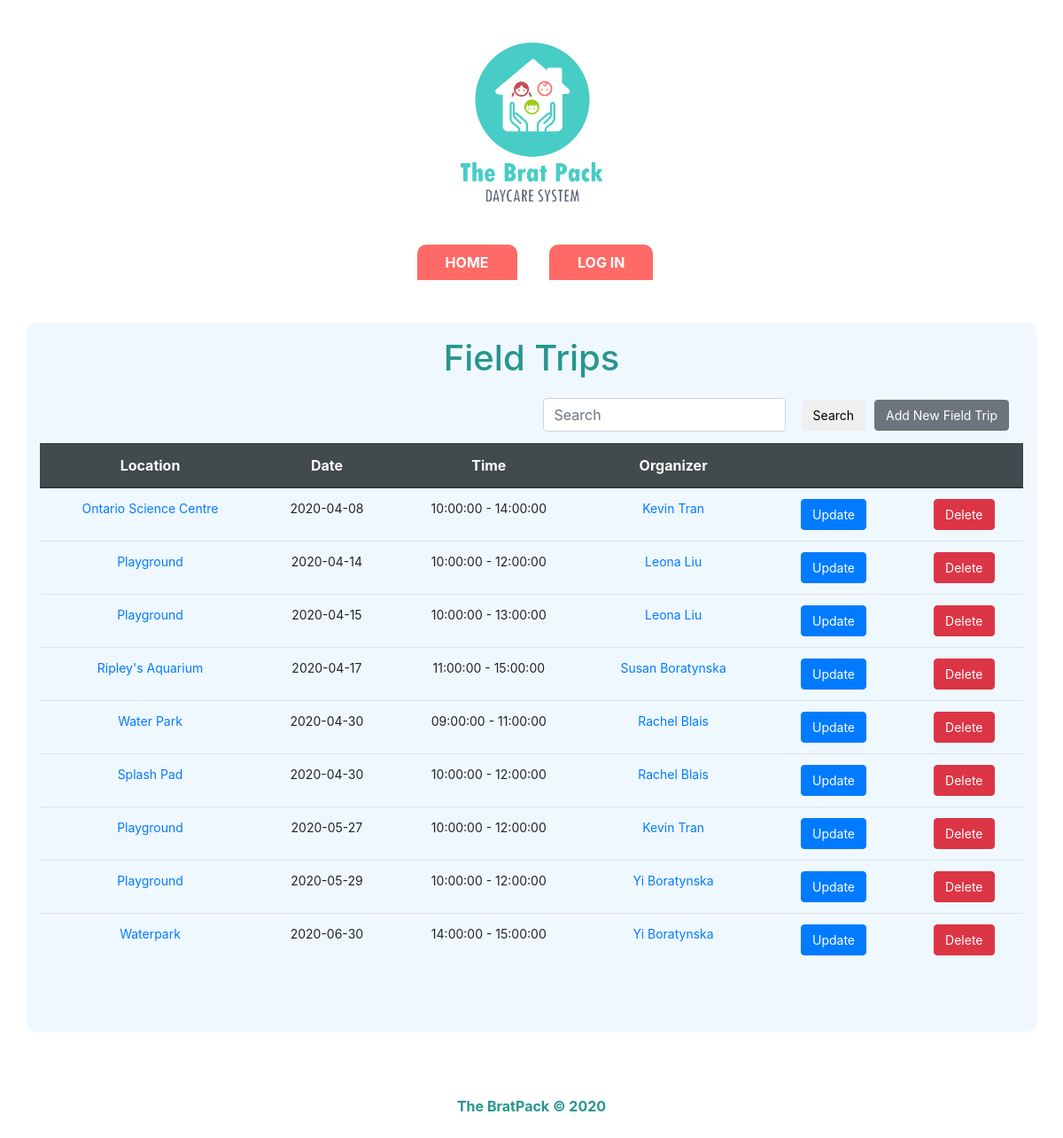
The app's page /fieldtrip_list.php, older data.
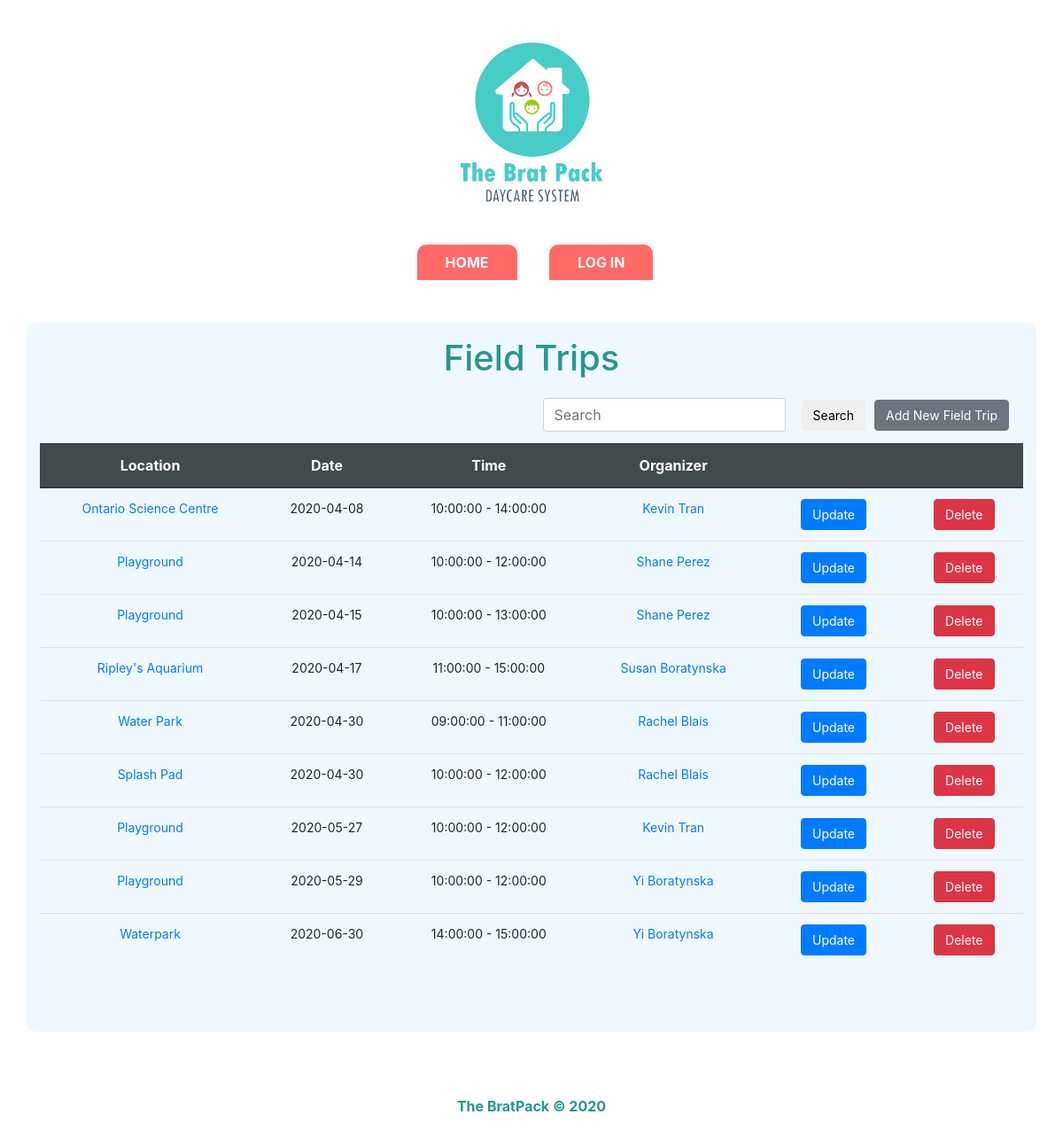
The same page, newer data.
### tables this page shows
CREATE TABLE `fieldtrips` (
  `fieldtripID` int(11) NOT NULL,
  `location` varchar(150) NOT NULL,
  `description` text NOT NULL,
  `tripdate` date NOT NULL,
  `starttime` time NOT NULL,
  `endtime` time NOT NULL,
  `staffID` int(11) NOT NULL
);

CREATE TABLE `staff_directory` (
  `staffID` int(11) NOT NULL,
  `firstname` varchar(50) NOT NULL,
  `lastname` varchar(50) NOT NULL,
  `email` varchar(100) NOT NULL,
  `phone` varchar(10) NOT NULL,
  `jobtitle` varchar(50) NOT NULL,
  `photo` varchar(250) DEFAULT NULL
);

### Classes/Fieldtrip.php (called while the page is built, shortened)
<?php
class Fieldtrip {
    public function listfieldtrips($dbcon, $fieldtrip__searchkey, $tripID){
        $sql = "SELECT * FROM fieldtrips JOIN staff_directory ON fieldtrips.staffID = staff_directory.staffID";
        $sql__order = " ORDER BY tripdate";
        if($fieldtrip__searchkey != ""){
            $sql__search = " WHERE LOWER(location) LIKE LOWER('%" . $fieldtrip__searchkey . "%') ORDER BY tripdate";
            $sql = $sql . $sql__search;
        } else if($tripID != ""){
            $sql__tripID = " WHERE fieldtripID = " . $tripID . " ORDER BY tripdate";
            $sql = $sql . $sql__tripID;
        } else {
            $sql = $sql . $sql__order;
        }
        $pdostm = $dbcon->prepare($sql);
        $pdostm->execute();
        $fieldtrips = $pdostm->fetchAll(PDO::FETCH_ASSOC);
        return $fieldtrips;
    }
}

### fieldtrip_list.php (the view, shortened to what this page needs)
<?php
include "includes/header.php";
require_once "Classes/Database.php";
require_once "Classes/Fieldtrip.php";
$fieldtrip__searchkey = "";
$tripID = "";
$dbcon = Database::getDb();
$ft = new Fieldtrip();
$fieldtrips = $ft->listfieldtrips($dbcon, $fieldtrip__searchkey, $tripID);
    ?>
<div class="container">
    <h1>Field Trips</h1>
    <div class="navbar">
        <form class="form-inline my-2 my-lg-0">
            <input class="form-control mr-sm-2" type="search" name="fieldtrip__searchkey" id="fieldtrip__searchkey" placeholder="Search"  aria-label="Search">
            <button class="btn" type="submit">Search</button>
        </form>
        <a href="fieldtrip_add.php" class="btn btn-secondary">Add New Field Trip</a>
    </div>
    <table class="table" style="width:100%">
        <thead class="thead-dark">
        <tr>
            <th scope="col">Location</th>
            <th scope="col">Date</th>
            <th scope="col">Time</th>
            <th scope="col">Organizer</th>
            <th scope="col"></th>
            <th scope="col"></th>
        </tr>
        </thead>
        <tbody>
        <?php foreach ($fieldtrips as $fieldtrip) { ?>
            <tr>
                <td><a href="fieldtrip_show.php?tripID=<?= $fieldtrip['fieldtripID']?>"><?= $fieldtrip['location'] ?></a></td>
                <td><?= $fieldtrip['tripdate'] ?></td>
                <td><?= $fieldtrip['starttime'] . ' - ' . $fieldtrip['endtime'] ?></td>
                <td><a href='public_staffdirectory_show.php?staffID=<?= $fieldtrip['staffID'] ?>' ><?= $fieldtrip['firstname'] . ' ' . $fieldtrip['lastname'] ?></a></td>
                <td>
                    <a class="btn btn-primary" href="fieldtrip_update.php?tripID=<?= $fieldtrip['fieldtripID'] ?>">Update</a>
                </td>
                <td>
                    <button type='button' class='btn btn-danger' data-toggle='modal' data-target="#deletefieldtrip<?=$fieldtrip['fieldtripID'] ?>">Delete</button>
                </td>
            </tr>
        <?php }; ?>
        </tbody>
    </table>
</div>
<?php
include "includes/footer.php";
?>

Row changes from the older to the newer data that the page shows:
changed through a linked row, fieldtrips (number 2 of 9 on the later page): staffID.firstname "Leona" → "Shane"; staffID.lastname "Liu" → "Perez"
changed through a linked row, fieldtrips (number 3 of 9 on the later page): staffID.firstname "Leona" → "Shane"; staffID.lastname "Liu" → "Perez"
